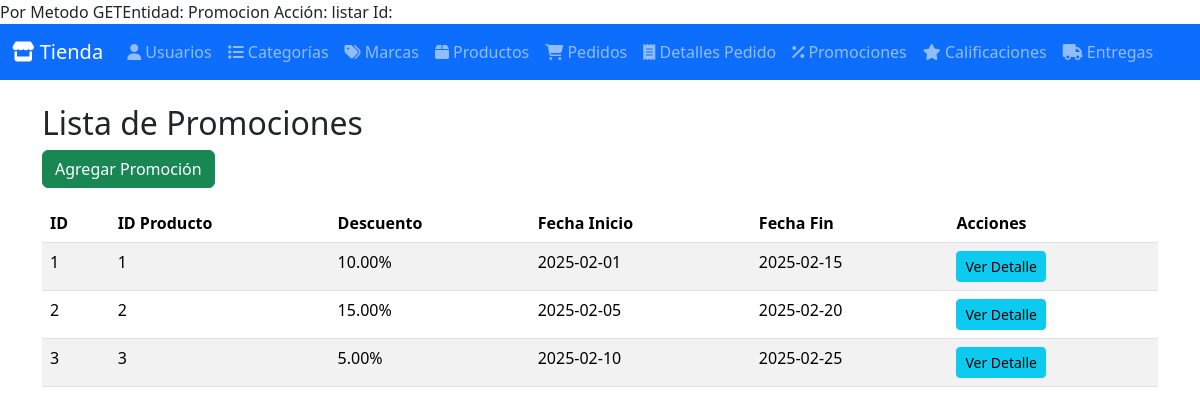
The page /index.php?entity=Promocion&action=listar on the database its author committed.
### tables this page shows
CREATE TABLE promociones (
    id INT AUTO_INCREMENT PRIMARY KEY,
    id_producto INT,
    descuento DECIMAL(5,2) NOT NULL,
    fecha_inicio DATE NOT NULL,
    fecha_fin DATE NOT NULL,
    FOREIGN KEY (id_producto) REFERENCES productos(id) ON DELETE CASCADE
);

### Model/ClassPromocion.php (called while the page is built, shortened)
<?php
require_once BASE_PATH . DIRECTORY_SEPARATOR . 'Config' . DIRECTORY_SEPARATOR . 'ClassDatabase.php';
class ClassPromocion {
    private $conn;
    public function __construct() {
        $db = new ClassDatabase();
        $this->conn = $db->getConnection();
    }
    public function getPromociones() {
        $query = "SELECT * FROM promociones";
        $stmt = $this->conn->prepare($query);
        $stmt->execute();
        return $stmt->fetchAll(PDO::FETCH_ASSOC);
    }
}
?>

### Config/ClassDatabase.php (called while the page is built, shortened)
<?php
class ClassDatabase {
    private $host = 'localhost';
    private $db_name = 'bd_tienda_dulces';
    private $username = 'root';
    private $password = 'password';
    public function getConnection() {
        $this->conn = null;
        try {
            $this->conn = new PDO("mysql:host={$this->host};dbname={$this->db_name}", $this->username, $this->password);
            $this->conn->setAttribute(PDO::ATTR_ERRMODE, PDO::ERRMODE_EXCEPTION);
        } catch (PDOException $e) {
            echo "Error de conexión: " . $e->getMessage();
        }
        return $this->conn;
    }
}
?>

### Controller/ClassPromocionController.php (called while the page is built, shortened)
<?php
require_once BASE_PATH . DIRECTORY_SEPARATOR . 'Model' . DIRECTORY_SEPARATOR . 'ClassPromocion.php';
class ClassPromocionController {
    public function getPromocionController() {
        $promocionModel = new ClassPromocion();
        return $promocionModel->getPromociones();
    }
}
?>

### View/Promocion/listaPromocion.php (the view)
<?php
echo "<h2>Lista de Promociones</h2>";
echo "<a href='index.php?entity=Promocion&action=insertar' class='btn btn-success mb-3'>Agregar Promoción</a>";
echo "<table class='table table-striped'>";
echo "<thead><tr>
        <th>ID</th><th>ID Producto</th><th>Descuento</th><th>Fecha Inicio</th><th>Fecha Fin</th><th>Acciones</th>
      </tr></thead><tbody>";
foreach ($listadoelementos as $promocion) {
    echo "<tr>";
    echo "<td>{$promocion['id']}</td>";
    echo "<td>{$promocion['id_producto']}</td>";
    echo "<td>{$promocion['descuento']}%</td>";
    echo "<td>{$promocion['fecha_inicio']}</td>";
    echo "<td>{$promocion['fecha_fin']}</td>";
    echo "<td>
        <a href='index.php?entity=Promocion&action=detalle&id={$promocion['id']}' class='btn btn-info btn-sm'>Ver Detalle</a>
    </td>";
    echo "</tr>";
}
echo "</tbody></table>";
?>

### rows shown on the page
promociones: id "1", id_producto "1", descuento "10.00", fecha_inicio "2025-02-01", fecha_fin "2025-02-15"
promociones: id "2", id_producto "2", descuento "15.00", fecha_inicio "2025-02-05", fecha_fin "2025-02-20"
promociones: id "3", id_producto "3", descuento "5.00", fecha_inicio "2025-02-10", fecha_fin "2025-02-25"

### other values the page prints
$entity "Promocion"
$action "listar"
$label "Usuarios Categorías Marcas Productos Pedidos Detalles Pedido Promociones Calificaciones Entregas"
